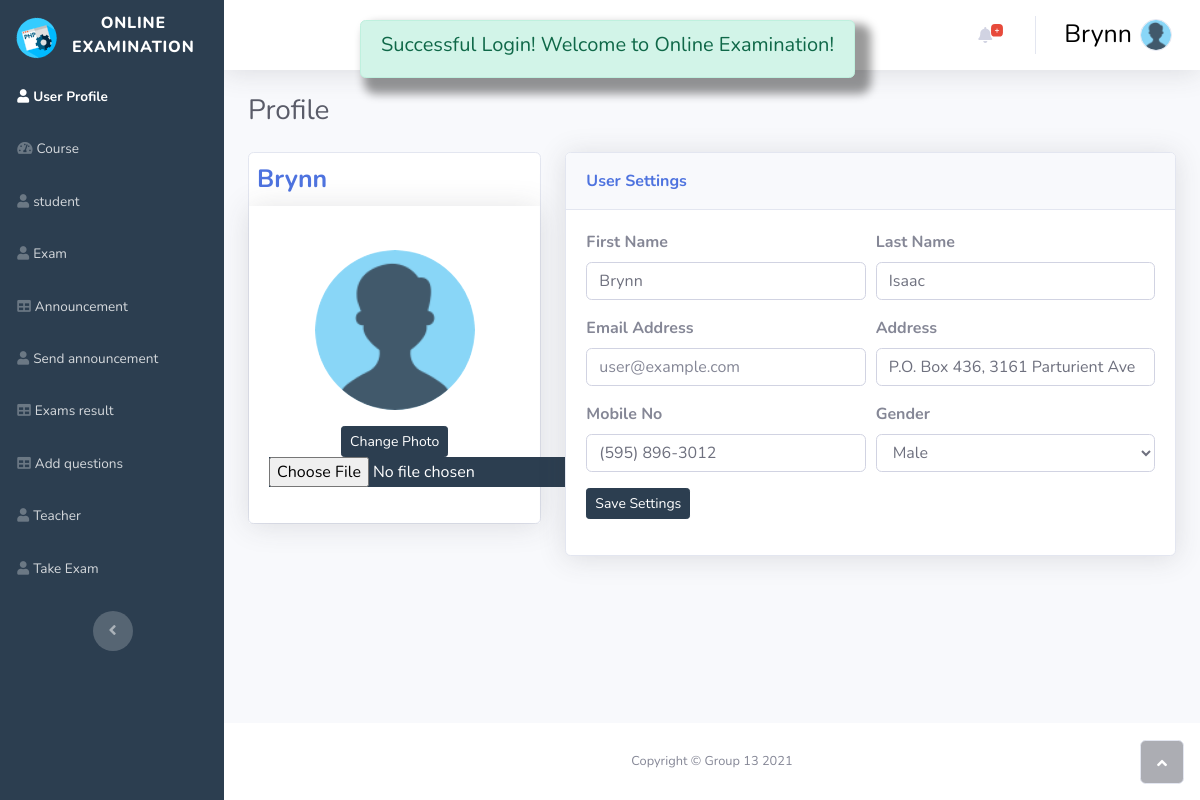
/Profile.php (signed in), run on the app's committed database.
### tables this page shows
CREATE TABLE `user` (
  `user_id` int(30) NOT NULL,
  `fname` varchar(50) NOT NULL,
  `lname` varchar(50) NOT NULL,
  `email` varchar(50) NOT NULL,
  `username` varchar(50) NOT NULL,
  `password` varchar(50) NOT NULL,
  `gender` varchar(20) NOT NULL,
  `address` varchar(100) NOT NULL,
  `mobile_No` varchar(30) NOT NULL,
  `user_image` varchar(30) NOT NULL,
  `role` int(11) NOT NULL
);

### profile.php (the view, shortened to what this page needs)
<!DOCTYPE html>
<html>
<head>
    <?php
    include("cssLinks.php");
    ?>
</head>
<body id="page-top">
    <div id="wrapper">
        <?php
        include("sidebar.php");
        ?>
        <div class="d-flex flex-column" id="content-wrapper">
            <div id="content">
                <?php
                include("aboveNavbar.php");
                ?>
                <div class="container-fluid">
                    <h3 class="text-dark mb-4">Profile</h3>
                    <div class="row mb-3">
                        <div class="col-lg-4">
                            <div class="card mb-3">
                                <p class="text-primary m-2 font-weight-bold"
                                    style="margin:auto;font-size:25px !important;">
                                    <?php if (isset($_SESSION['username'])) {
                                        echo $_SESSION['username'];
                                    }
                                    ?></p>
                                <div class="card-body text-center shadow">
                                    <img class="rounded-circle mb-3 mt-4" <?php setimg(); ?> width="160" height="160">
                                    <div class="mb-3">
                                        <form method="POST" action="<?php echo $_SERVER['PHP_SELF']; ?>"
                                            enctype="multipart/form-data">
                                            <button class="btn btn-primary btn-sm" name="changepicture"
                                                type="submit">Change
                                                Photo</button>
                                            <input class="btn-primary" type="file" name="sfile" id="sfile">
                                        </form>
                                    </div>
                                </div>
                            </div>
                            <?php
                            function setimg()
                            {
                                $pic = 'null.png';
                                if (isset($_SESSION['picture'])) {
                                    $pic = $_SESSION['picture'];
                                }
                                echo 'src = "assets/img/' . $pic . ' "';
                            }
                            $fName = "";
                            $lName = "";
                            $email = "";
                            $gender = "";
                            $mobile_No = "";
                            $address = "";
                            if (isset($_SESSION['user_id'])) {
                                $user_id_session = $_SESSION['user_id'];
                                $usereData = mysqli_query($conn, "SELECT * from User where user.user_id = '$user_id_session'") or die(mysqli_error($conn));
                                if ($row = mysqli_fetch_array($usereData)) {
                                    $fName = $row['fname'];
                                    $lName = $row['lname'];
                                    $email = $row['email'];
                                    $gender = $row['gender'];
                                    $address = $row['address'];
                                    $mobile_No = $row['mobile_No'];
                                }
                            }
                            ?>
                        </div>
                        <div class="col-lg-8">
                            <div class="row">
                                <div class="col">
                                    <div class="card shadow mb-3">
                                        <div class="card-header py-3">
                                            <p class="text-primary m-0 font-weight-bold">User Settings</p>
                                        </div>
                                        <div class="card-body">
                                            <form method="post" action="<?php echo $_SERVER['PHP_SELF']; ?>">
                                                <div class="form-row">
                                                    <div class="col">
                                                        <div class="form-group"><label for="first_name"><strong>First
                                                                    Name</strong></label><input class="form-control"
                                                                type="text" placeholder="John"
                                                                value="<?php echo $fName ?>" name="fname"></div>
                                                    </div>
                                                    <div class="col">
                                                        <div class="form-group"><label for="last_name"><strong>Last
                                                                    Name</strong></label><input class="form-control"
                                                                type="text" placeholder="Doe"
                                                                value="<?php echo $lName ?>" name="lname"></div>
                                                    </div>
                                                </div>
                                                <div class="form-row">
                                                    <div class="col">
                                                        <div class="form-group"><label for="email"><strong>Email
                                                                    Address</strong></label><input class="form-control"
                                                                type="email" placeholder="user@example.com"
                                                                value="<?php echo $email ?>" name="email"></div>
                                                    </div>
                                                    <div class="col">
                                                        <div class="form-group"><label for="email"><strong>
                                                                    Address</strong></label><input class="form-control"
                                                                type="text" placeholder="user@example.com"
                                                                value="<?php echo $address ?>" name="address">
                                                        </div>
                                                    </div>
                                                </div>
                                                <div class="form-row">
                                                    <div class="col">
                                                        <div class="form-group"><label for="mobile_No"><strong>Mobile
                                                                    No</strong></label><input class="form-control"
                                                                type="text" placeholder="01805151"
                                                                value="<?php echo $mobile_No ?>" name="mobile_No">
                                                        </div>
                                                    </div>
                                                    <div class="col">
                                                        <div class="form-group"><label
                                                                for="last_name"><strong>Gender</strong></label>
                                                            <select class="form-control" name="gender">
                                                                <?php
                                                                if ($gender == "") {
                                                                    echo '
                                                                    <option value="Male">Male</option>
                                                                    <option value="Female">Female</option>';
                                                                } else if ($gender == "Male") {
                                                                    echo '
                                                                <option selected value="Male">Male</option>
                                                                <option value="Female">Female</option>
                                                           ';
                                                                } else if ($gender == "Female") {
                                                                    echo '
                                                                <option  value="Male">Male</option>
                                                                <option selected value="Female">Female</option>
                                                            ';
                                                                }
                                                                ?>
                                                            </select>
                                                        </div>
                                                    </div>
                                                </div>
                                                <div class="form-group"><button class="btn btn-primary btn-sm"
                                                        type="submit" name="btnSavePersonal">Save
                                                        Settings</button>
                                                </div>
                                            </form>
                                        </div>
                                    </div>
                                </div>
                            </div>
                        </div>
                    </div>
                </div>
            <?php include('footer.php'); ?>
        </div><a class="border rounded d-inline scroll-to-top" href="#page-top"><i class="fas fa-angle-up"></i></a>
</body>
</html>

### footer.php (style rules this page uses)
body { top: 0px !important; }

### data on the page
user: fname "Brynn", lname "Isaac", address "P.O. Box 436, 3161 Parturient Ave", mobile_No "(595) 896-3012", gender "Male"

### other printed values
$_SESSION['message'] "Successful Login! Welcome to Online Examination!"
$name "Brynn"
$_SESSION['username'] "Brynn"
